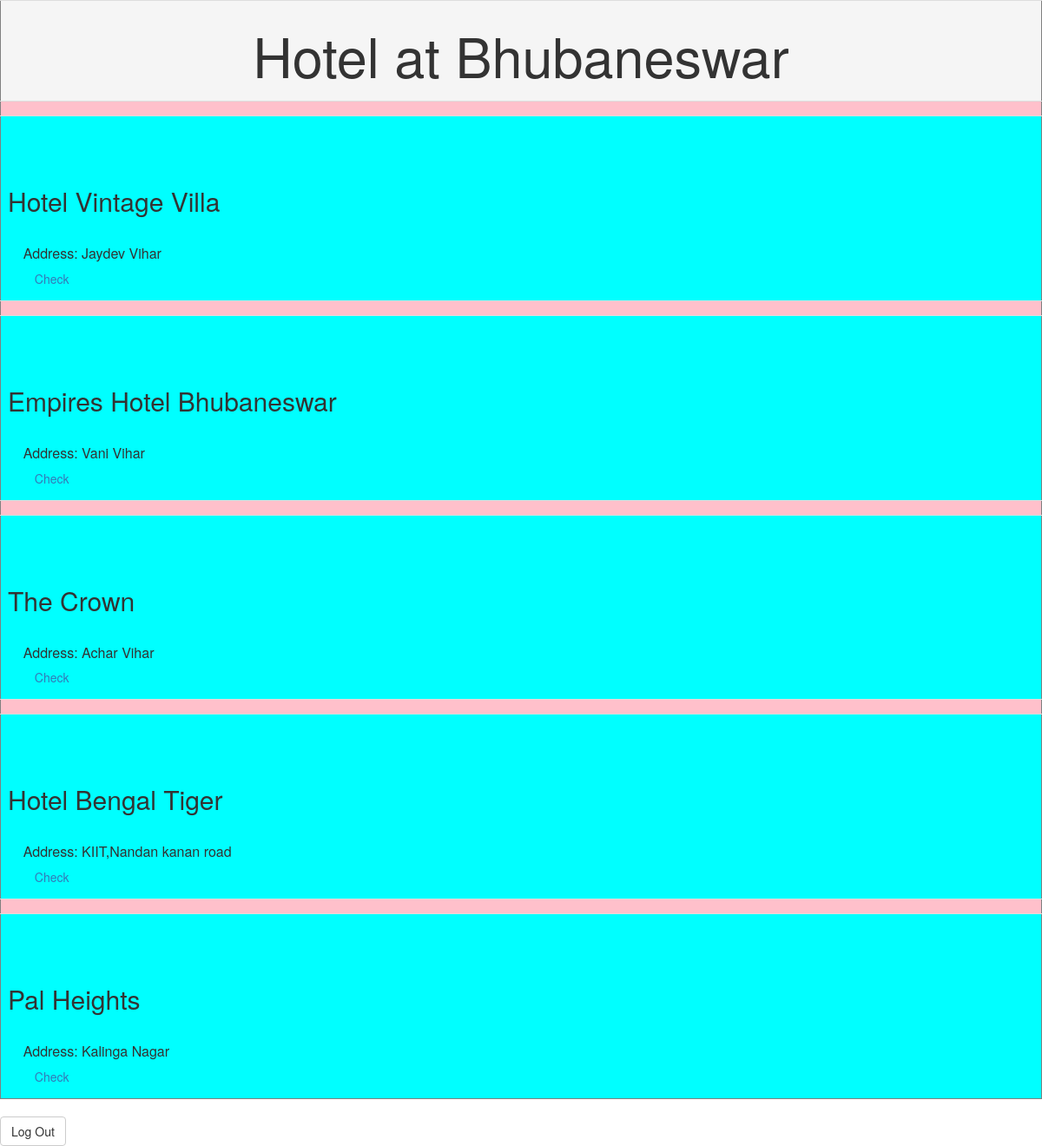
The page /php/location_hotel.php?var=Bhubaneswar on the database its author committed.
### tables this page shows
CREATE TABLE `hotel` (
  `hotel_id` varchar(10) NOT NULL,
  `hotel_name` varchar(50) NOT NULL,
  `hotel_desc` varchar(100) NOT NULL,
  `hotel_city` varchar(20) NOT NULL,
  `hotel_addres` varchar(100) NOT NULL,
  PRIMARY KEY (`hotel_id`)
);

### php/location_hotel.php (the view, shortened to what this page needs)
<?php
$t0=$_REQUEST["var"];
$conn=mysqli_connect("localhost","root","sachin1998","hotel_manage");
$sql="select * from hotel where hotel_city='".$t0."'";
$result=mysqli_query($conn,$sql);
echo '<html>
<head>
<title>Hotels at '.$t0.'</title>
<meta name="viewport" content="width=device-width, initial-scale=1">
<link href="https://maxcdn.bootstrapcdn.com/bootstrap/3.4.0/css/bootstrap.min.css" rel="stylesheet"/>
<style>
tr:nth-child(even){background-color:pink}
tr:nth-child(odd){background-color:cyan}
</style>
</head>
<body>';
echo '<div class="table-responsive">';
echo '<table border="1" class="table table-hover">';
echo '<tr class="jumbotron"><th><center><h1>Hotel at '.$t0.'</h1></center></th></tr>';
while($row=mysqli_fetch_assoc($result))
{
	echo '<tr><td>';
	echo '<form action="#" method="POST">';
	echo '<tr><td><h2>&nbsp;&nbsp;<h2>'.$row["hotel_name"].'</h2><br>';
	echo '&nbsp;&nbsp;&nbsp;&nbsp;Address: '.$row["hotel_addres"].'<br>';
	echo '&nbsp;&nbsp;&nbsp;&nbsp<input type="submit" class="btn btn-link" name="sub" value="Check"><br>';
	echo '</form>';
	echo '</td></tr>';
}
echo '</table>';
echo '<div class="btn-group"><center><a href="logout.php"><input type="button" class="btn btn-default" value="Log Out"></a></center></div>';
echo '</div>';
echo '
</body>
</html>';
?>

### php/location_hotel.php (style rules this page uses)
tr:nth-child(even) { background-color:pink }
tr:nth-child(odd) { background-color:cyan }

### rows shown on the page
hotel: hotel_name "Hotel Vintage Villa", hotel_addres "Jaydev Vihar"
hotel: hotel_name "Empires Hotel Bhubaneswar", hotel_addres "Vani Vihar"
hotel: hotel_name "The Crown", hotel_addres "Achar Vihar"
hotel: hotel_name "Hotel Bengal Tiger", hotel_addres "KIIT,Nandan kanan road"
hotel: hotel_name "Pal Heights", hotel_addres "Kalinga Nagar"

### other values the page prints
$t0 "Bhubaneswar"
